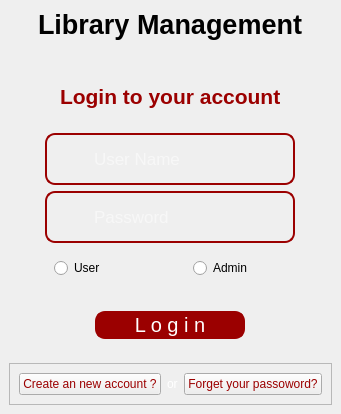
      <widget class="QWidget" name="stackedWidget_2Page1">
       <layout class="QVBoxLayout" name="verticalLayout">
        <property name="leftMargin">
         <number>0</number>
        </property>
        <property name="topMargin">
         <number>0</number>
        </property>
        <property name="rightMargin">
         <number>0</number>
        </property>
        <property name="bottomMargin">
         <number>0</number>
        </property>
        <item alignment="Qt::AlignHCenter">
         <widget class="QFrame" name="frame">
          <layout class="QVBoxLayout" name="verticalLayout_2">
           <item alignment="Qt::AlignHCenter">
            <widget class="QLabel" name="label_2">
             <property name="font">
              <font>
               <pointsize>20</pointsize>
               <weight>75</weight>
               <italic>false</italic>
               <bold>true</bold>
              </font>
             </property>
             <property name="styleSheet">
              <string notr="true">color: black</string>
             </property>
             <property name="text">
              <string>Library Management</string>
             </property>
            </widget>
           </item>
           <item alignment="Qt::AlignHCenter">
            <widget class="QLabel" name="label_3">
             <property name="maximumSize">
              <size>
               <width>50</width>
               <height>50</height>
              </size>
             </property>
             <property name="text">
              <string/>
             </property>
             <property name="pixmap">
              <pixmap resource="Resource.qrc">:/Images/Resource/Images/user_login.png</pixmap>
             </property>
             <property name="scaledContents">
              <bool>true</bool>
             </property>
            </widget>
           </item>
          </layout>
         </widget>
        </item>
        <item>
         <widget class="QWidget" name="widget_3" native="true">
          <layout class="QHBoxLayout" name="horizontalLayout_2">
           <item alignment="Qt::AlignHCenter">
            <widget class="QLabel" name="label_4">
             <property name="font">
              <font>
               <pointsize>16</pointsize>
               <weight>75</weight>
               <bold>true</bold>
              </font>
             </property>
             <property name="styleSheet">
              <string notr="true">color: #9B0000</string>
             </property>
             <property name="text">
              <string>Login to your account</string>
             </property>
            </widget>
           </item>
          </layout>
         </widget>
        </item>
        <item alignment="Qt::AlignHCenter">
         <widget class="QWidget" name="widget_4" native="true">
          <layout class="QVBoxLayout" name="verticalLayout_3">
           <item>
            <widget class="QFrame" name="frame_3">
             <property name="minimumSize">
              <size>
               <width>250</width>
               <height>0</height>
              </size>
             </property>
             <property name="maximumSize">
              <size>
               <width>500</width>
               <height>200</height>
              </size>
             </property>
             <property name="styleSheet">
              <string notr="true">#frame_3{
border-radius: 10px;
border: 2px solid #9B0000;
}</string>
             </property>
             <property name="frameShape">
              <enum>QFrame::StyledPanel</enum>
             </property>
             <property name="frameShadow">
              <enum>QFrame::Raised</enum>
             </property>
             <layout class="QHBoxLayout" name="horizontalLayout_3">
              <item>
               <widget class="QLabel" name="label_8">
                <property name="minimumSize">
                 <size>
                  <width>30</width>
                  <height>30</height>
                 </size>
                </property>
                <property name="maximumSize">
                 <size>
                  <width>30</width>
                  <height>30</height>
                 </size>
                </property>
                <property name="text">
                 <string/>
                </property>
                <property name="pixmap">
                 <pixmap resource="Resource.qrc">:/WhiteIcons/Resource/White/user.svg</pixmap>
                </property>
                <property name="scaledContents">
                 <bool>true</bool>
                </property>
               </widget>
              </item>
              <item>
               <widget class="QLineEdit" name="lineEdit">
                <property name="minimumSize">
                 <size>
                  <width>0</width>
                  <height>30</height>
                 </size>
                </property>
                <property name="font">
                 <font>
                  <pointsize>13</pointsize>
                 </font>
                </property>
                <property name="styleSheet">
                 <string notr="true">color: white;
background-color: transparent;
border: none</string>
                </property>
                <property name="placeholderText">
                 <string>User Name</string>
                </property>
               </widget>
              </item>
             </layout>
            </widget>
           </item>
           <item>
            <widget class="QFrame" name="frame_2">
             <property name="styleSheet">
              <string notr="true">#frame_2{
border-radius: 10px;
border: 2px solid #9B0000;
}</string>
             </property>
             <property name="frameShape">
              <enum>QFrame::StyledPanel</enum>
             </property>
             <property name="frameShadow">
              <enum>QFrame::Raised</enum>
             </property>
             <layout class="QHBoxLayout" name="horizontalLayout_4">
              <item>
               <widget class="QLabel" name="label_5">
                <property name="minimumSize">
                 <size>
                  <width>30</width>
                  <height>30</height>
                 </size>
                </property>
                <property name="maximumSize">
                 <size>
                  <width>30</width>
                  <height>30</height>
                 </size>
                </property>
                <property name="text">
                 <string/>
                </property>
                <property name="pixmap">
                 <pixmap resource="Resource.qrc">:/WhiteIcons/Resource/White/key.svg</pixmap>
                </property>
                <property name="scaledContents">
                 <bool>true</bool>
                </property>
               </widget>
              </item>
              <item>
               <widget class="QLineEdit" name="lineEdit_2">
                <property name="font">
                 <font>
                  <pointsize>13</pointsize>
                 </font>
                </property>
                <property name="styleSheet">
                 <string notr="true">color: white;
background-color: transparent;
border: none</string>
                </property>
                <property name="echoMode">
                 <enum>QLineEdit::Password</enum>
                </property>
                <property name="placeholderText">
                 <string>Password</string>
                </property>
               </widget>
              </item>
             </layout>
            </widget>
           </item>
           <item>
            <widget class="QWidget" name="widget_15" native="true">
             <layout class="QHBoxLayout" name="horizontalLayout_16">
              <item>
               <widget class="QRadioButton" name="loginUser">
                <property name="text">
                 <string>User</string>
                </property>
                <property name="iconSize">
                 <size>
                  <width>35</width>
                  <height>35</height>
                 </size>
                </property>
               </widget>
              </item>
              <item>
               <spacer name="horizontalSpacer_16">
                <property name="orientation">
                 <enum>Qt::Horizontal</enum>
                </property>
                <property name="sizeType">
                 <enum>QSizePolicy::Minimum</enum>
                </property>
                <property name="sizeHint" stdset="0">
                 <size>
                  <width>40</width>
                  <height>20</height>
                 </size>
                </property>
               </spacer>
              </item>
              <item>
               <widget class="QRadioButton" name="loginAdmin">
                <property name="text">
                 <string>Admin</string>
                </property>
                <property name="iconSize">
                 <size>
                  <width>35</width>
                  <height>35</height>
                 </size>
                </property>
               </widget>
              </item>
             </layout>
            </widget>
           </item>
          </layout>
         </widget>
        </item>
        <item alignment="Qt::AlignHCenter">
         <widget class="QFrame" name="frame_5">
          <layout class="QVBoxLayout" name="verticalLayout_4">
           <item>
            <widget class="QPushButton" name="pushButton">
             <property name="minimumSize">
              <size>
               <width>150</width>
               <height>0</height>
              </size>
             </property>
             <property name="maximumSize">
              <size>
               <width>200</width>
               <height>50</height>
              </size>
             </property>
             <property name="font">
              <font>
               <pointsize>15</pointsize>
              </font>
             </property>
             <property name="styleSheet">
              <string notr="true">QPushButton{
color: white;
background-color: #9B0000;
border-radius: 10px;
border: 2px solid  #9B0000;
}

QPushButton:hover{
background-color: #CD1818;
cursor: pointer;
}</string>
             </property>
             <property name="text">
              <string>L o g i n</string>
             </property>
            </widget>
           </item>
          </layout>
         </widget>
        </item>
        <item>
         <widget class="QWidget" name="widget_6" native="true">
          <layout class="QVBoxLayout" name="verticalLayout_5">
           <item alignment="Qt::AlignHCenter">
            <widget class="QFrame" name="frame_4">
             <property name="frameShape">
              <enum>QFrame::StyledPanel</enum>
             </property>
             <property name="frameShadow">
              <enum>QFrame::Raised</enum>
             </property>
             <layout class="QHBoxLayout" name="horizontalLayout_5">
              <item>
               <widget class="QPushButton" name="pushButton_2">
                <property name="styleSheet">
                 <string notr="true">color:  #9B0000</string>
                </property>
                <property name="text">
                 <string>Create an new account ?</string>
                </property>
               </widget>
              </item>
              <item>
               <widget class="QLabel" name="label_6">
                <property name="styleSheet">
                 <string notr="true">color: white</string>
                </property>
                <property name="text">
                 <string>or</string>
                </property>
               </widget>
              </item>
              <item>
               <widget class="QPushButton" name="pushButton_3">
                <property name="styleSheet">
                 <string notr="true">color:  #9B0000</string>
                </property>
                <property name="text">
                 <string>Forget your passoword?</string>
                </property>
               </widget>
              </item>
             </layout>
            </widget>
           </item>
          </layout>
         </widget>
        </item>
       </layout>
      </widget>
